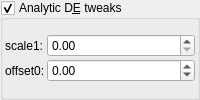
    <widget class="MyGroupBox" name="groupCheck_analyticDE_enabled_false">
     <property name="title">
      <string>Analytic D&amp;E tweaks</string>
     </property>
     <property name="checkable">
      <bool>true</bool>
     </property>
     <layout class="QVBoxLayout" name="verticalLayout_12" stretch="0">
      <property name="spacing">
       <number>2</number>
      </property>
      <property name="leftMargin">
       <number>2</number>
      </property>
      <property name="topMargin">
       <number>2</number>
      </property>
      <property name="rightMargin">
       <number>2</number>
      </property>
      <property name="bottomMargin">
       <number>2</number>
      </property>
      <item>
       <layout class="QGridLayout" name="gridLayout_28" columnstretch="0,0,1">
        <property name="spacing">
         <number>2</number>
        </property>
        <item row="1" column="1">
         <widget class="QLabel" name="label_178">
          <property name="text">
           <string>offset0:</string>
          </property>
         </widget>
        </item>
        <item row="0" column="1">
         <widget class="QLabel" name="label_179">
          <property name="text">
           <string>scale1:</string>
          </property>
         </widget>
        </item>
        <item row="0" column="2">
         <widget class="MyDoubleSpinBox" name="spinbox_analyticDE_scale_1">
          <property name="sizePolicy">
           <sizepolicy hsizetype="Minimum" vsizetype="Maximum">
            <horstretch>0</horstretch>
            <verstretch>0</verstretch>
           </sizepolicy>
          </property>
          <property name="prefix">
           <string/>
          </property>
          <property name="suffix">
           <string/>
          </property>
          <property name="decimals">
           <number>2</number>
          </property>
          <property name="minimum">
           <double>0.000000000000000</double>
          </property>
          <property name="maximum">
           <double>99.989999999999995</double>
          </property>
          <property name="singleStep">
           <double>0.100000000000000</double>
          </property>
         </widget>
        </item>
        <item row="1" column="2">
         <widget class="MyDoubleSpinBox" name="spinbox_analyticDE_offset_0">
          <property name="sizePolicy">
           <sizepolicy hsizetype="Minimum" vsizetype="Maximum">
            <horstretch>0</horstretch>
            <verstretch>0</verstretch>
           </sizepolicy>
          </property>
          <property name="prefix">
           <string/>
          </property>
          <property name="suffix">
           <string/>
          </property>
          <property name="decimals">
           <number>2</number>
          </property>
          <property name="minimum">
           <double>-99.989999999999995</double>
          </property>
          <property name="maximum">
           <double>99.989999999999995</double>
          </property>
          <property name="singleStep">
           <double>0.100000000000000</double>
          </property>
         </widget>
        </item>
       </layout>
      </item>
     </layout>
    </widget>
